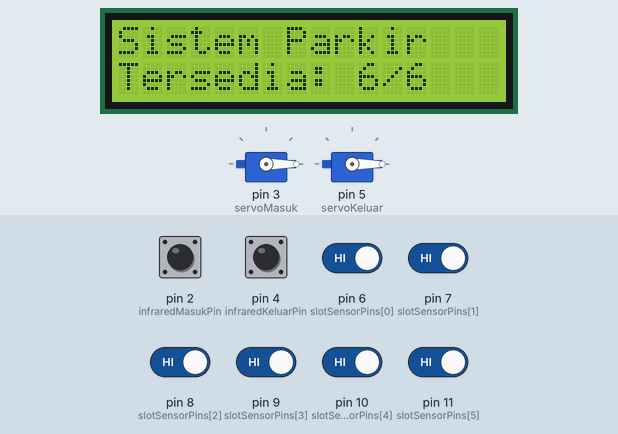
A sketch run on a simulated Arduino Uno, built with avr-gcc and run on an emulated ATmega328P. On the bench: 2 × servo, 16×2 character LCD. Inputs (shaded band) come from the test bench; at power-on: pin 2 (infraredMasukPin), pin 4 (infraredKeluarPin), pin 6 (slotSensorPins[0]), pin 7 (slotSensorPins[1]), pin 8 (slotSensorPins[2]), pin 9 (slotSensorPins[3]), pin 10 (slotSensorPins[4]), pin 11 (slotSensorPins[5]) HIGH. What the sketch prints to the serial monitor is not drawn.

Above: at 1.2 s.
1.3 s: pin 2 (infraredMasukPin) pulled LOW for 0.15 s
At 1.9 s:
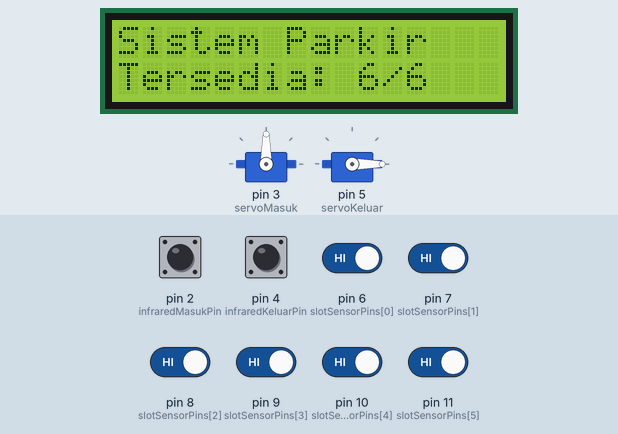
2.9 s: pin 4 (infraredKeluarPin) pulled LOW for 0.15 s
At 4.1 s:
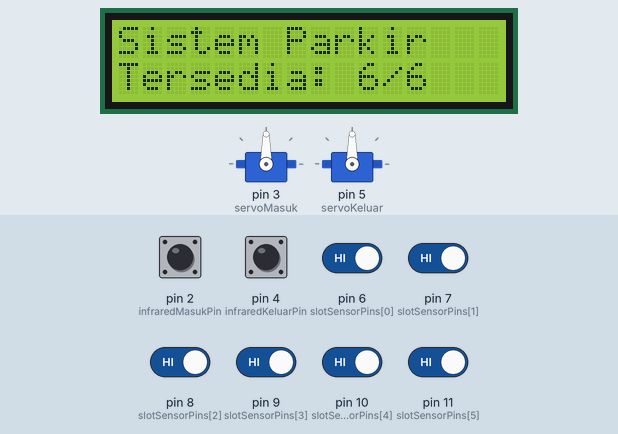
4.5 s: pin 6 (slotSensorPins[0]) driven LOW
At 4.9 s:
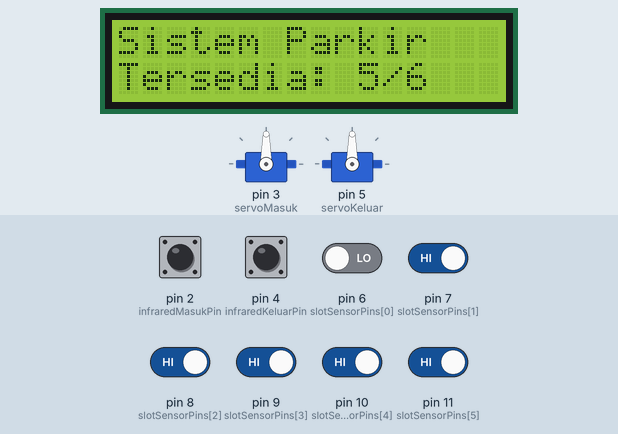
6.0 s: pin 7 (slotSensorPins[1]) driven LOW
At 7.3 s:
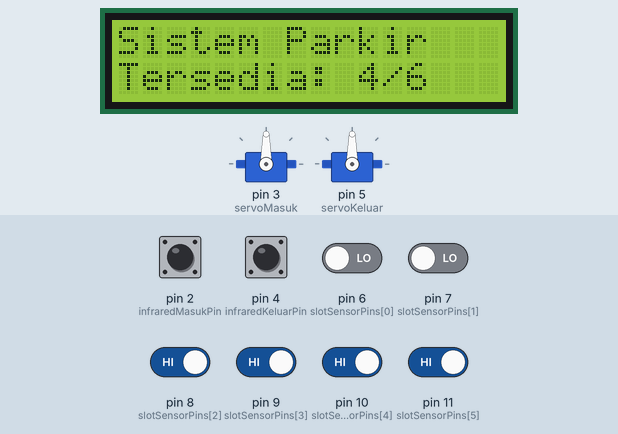
9.0 s: pin 8 (slotSensorPins[2]) driven LOW
At 9.8 s:
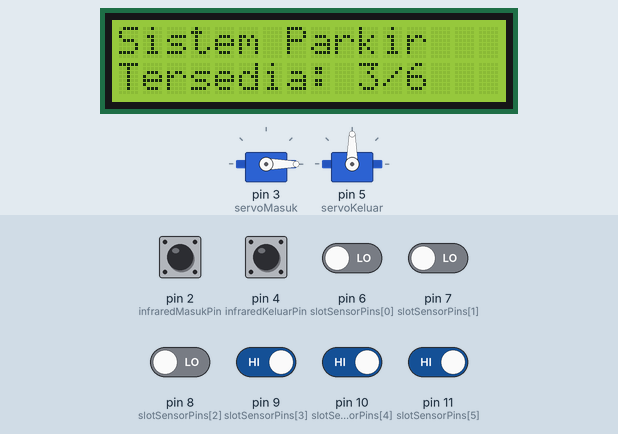
12.0 s: pin 9 (slotSensorPins[3]) driven LOW
At 13.0 s:
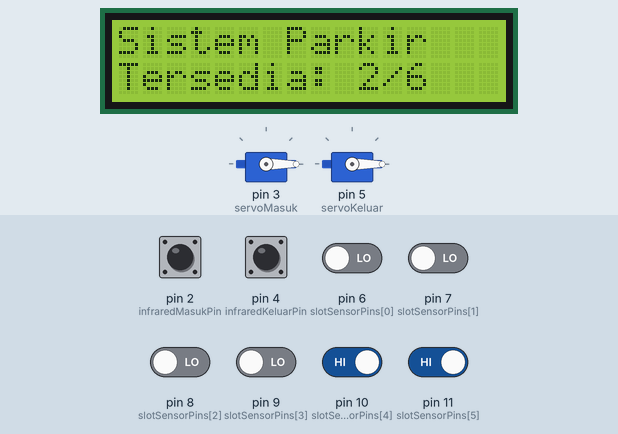
Timing chart, 0 to 14.5 s (numbered marks = the images above; inputs shaded):
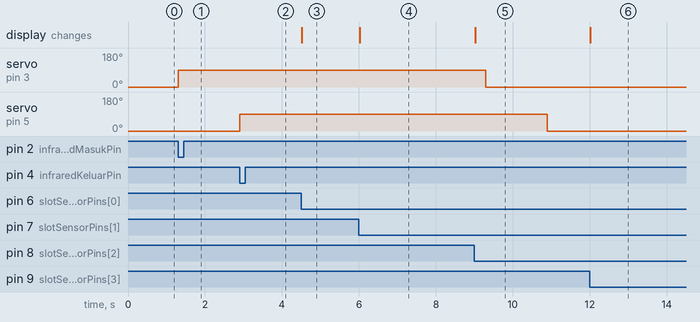

Measured:
- after the input at 1.3 s, servo on pin 3 (servoMasuk): 0° → 90° at once
- after the input at 2.9 s, servo on pin 5 (servoKeluar): 0° → 90° at once
- after the input at 4.5 s, the display: changes at once (image 3)
- after the input at 6.0 s, the display: changes at once (image 4)
- after the input at 9.0 s, the display: changes at once (image 5)
- after the input at 12.0 s, the display: changes at once (image 6)

The sketch:

coding_monitoring_parkir_leddy.ino
```cpp
#include <Servo.h>
#include <LiquidCrystal_I2C.h>
#include <Wire.h>

// Konfigurasi Pin
const int infraredMasukPin = 2;
const int infraredKeluarPin = 4;
const int slotSensorPins[] = {6, 7, 8, 9, 10, 11};
const int jumlahSlot = 6;

// Objek kontrol
Servo servoMasuk, servoKeluar;
LiquidCrystal_I2C lcd(0x27, 16, 2);

// Variabel state
struct PintuState {
  bool sedangTerbuka = false;
  bool kendaraanTerdeteksi = false;
  unsigned long waktuBuka = 0;
  unsigned long waktuTerakhirDeteksi = 0;
};
PintuState pintuMasuk, pintuKeluar;

bool slotTerisi[jumlahSlot] = {false};
int slotTerisiCount = 0;
const int servoTutup = 0, servoBuka = 90;
const unsigned long durasiBuka = 8000; // 8 detik
const unsigned long delayProteksi = 3000; // 3 detik proteksi setelah tidak terdeteksi

void setup() {
  // Inisialisasi hardware
  servoMasuk.attach(3);
  servoKeluar.attach(5);
  servoMasuk.write(servoTutup);
  servoKeluar.write(servoTutup);

  // Inisialisasi sensor
  pinMode(infraredMasukPin, INPUT_PULLUP);
  pinMode(infraredKeluarPin, INPUT_PULLUP);
  for (int i = 0; i < jumlahSlot; i++) {
    pinMode(slotSensorPins[i], INPUT_PULLUP);
  }

  // Inisialisasi LCD
  Wire.begin();
  lcd.init();
  lcd.backlight();
  lcd.clear();
  lcd.print("Sistem Parkir");
  updateDisplay();

  Serial.begin(9600);
  Serial.println("Sistem Parkir Dimulai");
}

void loop() {
  unsigned long currentMillis = millis();

  // Update status deteksi kendaraan
  updateSensorStatus();

  // Proses pintu masuk dan keluar
  cekPintuMasuk();
  cekPintuKeluar();

  // Auto-close pintu dengan proteksi
  tutupPintuOtomatis(&pintuMasuk, &servoMasuk, currentMillis);
  tutupPintuOtomatis(&pintuKeluar, &servoKeluar, currentMillis);

  // Update status slot
  cekStatusSlotParkir();

  // Update display setiap 500ms
  static unsigned long lastUpdate = 0;
  if (currentMillis - lastUpdate >= 500) {
    lastUpdate = currentMillis;
    updateDisplay();
  }
}

void updateSensorStatus() {
  // Update status sensor masuk
  if (digitalRead(infraredMasukPin) == LOW) {
    pintuMasuk.kendaraanTerdeteksi = true;
    pintuMasuk.waktuTerakhirDeteksi = millis();
  } else {
    // Hanya anggap tidak terdeteksi setelah melewati delay proteksi
    if (millis() - pintuMasuk.waktuTerakhirDeteksi > delayProteksi) {
      pintuMasuk.kendaraanTerdeteksi = false;
    }
  }

  // Update status sensor keluar
  if (digitalRead(infraredKeluarPin) == LOW) {
    pintuKeluar.kendaraanTerdeteksi = true;
    pintuKeluar.waktuTerakhirDeteksi = millis();
  } else {
    if (millis() - pintuKeluar.waktuTerakhirDeteksi > delayProteksi) {
      pintuKeluar.kendaraanTerdeteksi = false;
    }
  }
}

void cekPintuMasuk() {
  if (pintuMasuk.kendaraanTerdeteksi && !pintuMasuk.sedangTerbuka) {
    if (slotTerisiCount < jumlahSlot) {
      bukaPintu(&pintuMasuk, &servoMasuk);
      Serial.println("Pintu Masuk Dibuka - Kendaraan terdeteksi");
    } else {
      tampilkanPesan("PARKIR PENUH!", 2000);
      Serial.println("Parkir Penuh!");
    }
  }
}

void cekPintuKeluar() {
  if (pintuKeluar.kendaraanTerdeteksi && !pintuKeluar.sedangTerbuka) {
    bukaPintu(&pintuKeluar, &servoKeluar);
    Serial.println("Pintu Keluar Dibuka - Kendaraan terdeteksi");
  }
}

void bukaPintu(PintuState* pintu, Servo* servo) {
  servo->write(servoBuka);
  pintu->sedangTerbuka = true;
  pintu->waktuBuka = millis();
  pintu->waktuTerakhirDeteksi = millis(); // Reset waktu deteksi
}

void tutupPintuOtomatis(PintuState* pintu, Servo* servo, unsigned long currentTime) {
  // Hanya tutup jika:
  // 1. Pintu sedang terbuka
  // 2. Sudah melebihi durasi buka
  // 3. Tidak ada kendaraan yang terdeteksi
  // 4. Sudah melewati waktu proteksi setelah kendaraan tidak terdeteksi
  if (pintu->sedangTerbuka &&
      (currentTime - pintu->waktuBuka >= durasiBuka) &&
      !pintu->kendaraanTerdeteksi &&
      (currentTime - pintu->waktuTerakhirDeteksi >= delayProteksi)) {
    servo->write(servoTutup);
    pintu->sedangTerbuka = false;
    Serial.println("Pintu Ditutup - Aman");
  }
}

void cekStatusSlotParkir() {
  int count = 0;
  for (int i = 0; i < jumlahSlot; i++) {
    bool statusTerisi = (digitalRead(slotSensorPins[i]) == LOW);
    if (statusTerisi != slotTerisi[i]) {
      slotTerisi[i] = statusTerisi;
      if (statusTerisi) {
        slotTerisiCount++;
        Serial.print("Slot ");
        Serial.print(i+1);
        Serial.println(" Terisi");
      } else {
        slotTerisiCount--;
        Serial.print("Slot ");
        Serial.print(i+1);
        Serial.println(" Kosong");
      }
    }
  }
}

void updateDisplay() {
  lcd.setCursor(0, 1);
  lcd.print("Tersedia: ");
  lcd.print(jumlahSlot - slotTerisiCount);
  lcd.print("/");
  lcd.print(jumlahSlot);
  lcd.print("   ");
}

void tampilkanPesan(const char* pesan, unsigned long durasi) {
  lcd.setCursor(0, 1);
  lcd.print(pesan);
  delay(durasi);
  updateDisplay();
}
```
